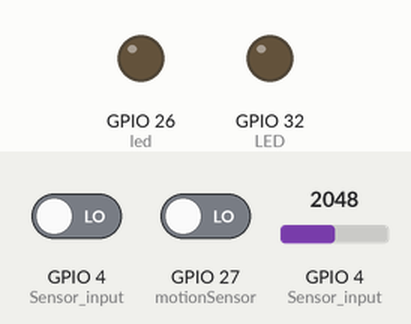
The program below on a simulated ESP32. Parts: output pins drawn as LEDs (lit = HIGH). Inputs (shaded band) come from the test bench; at power-on: GPIO 27 (motionSensor) LOW, GPIO 4 (Sensor_input) = 2048, GPIO 4 (Sensor_input) LOW. WiFi joins after 1.5 s; servers stay silent unless stated; uploads are accepted with an empty reply; random numbers use the default seed unless the program sets one; no MQTT or app messages arrive unless stated; what the program prints to the serial monitor is not drawn.

Above: at 2.7 s.
2.8 s: GPIO 27 (motionSensor) driven HIGH
At 3.5 s:
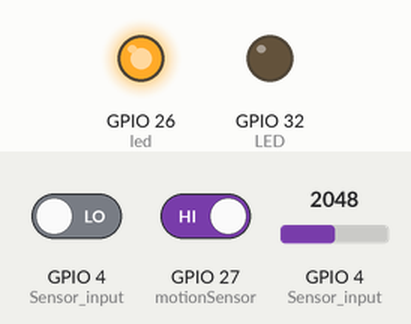
18.7 s: GPIO 4 (Sensor_input) set to 1855
20.8 s: GPIO 4 (Sensor_input) set to 1767
At 22.5 s:
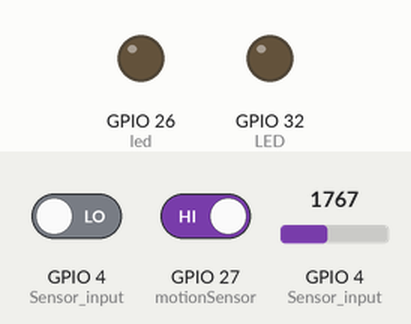
22.9 s: GPIO 4 (Sensor_input) set to 1840
At 24.4 s:
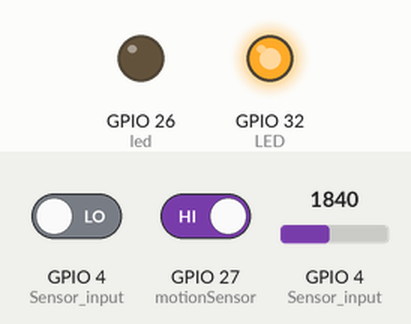
Timing chart, 0 to 25.9 s (numbered marks = the images above; inputs shaded):
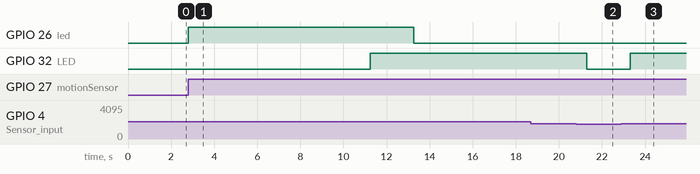

Measured:
- the behaviour switches between 1801 and 1800 on GPIO 4 (Sensor_input) (found by bisection; images 1 and 2)
- after the input at 2.8 s, GPIO 26 (led): LOW → HIGH at once, → LOW 10.5 s later
- after the input at 18.7 s, every drawn part: stays the same
- after the input at 20.8 s, GPIO 32 (LED): HIGH → LOW after 0.50 s
- after the input at 22.9 s, GPIO 32 (LED): LOW → HIGH after 0.41 s

The program:

main.cpp
```cpp
#include <Arduino.h>
#include "Colors.h"
#include "SafetySplitter.h"
#include <WiFi.h>
#include <HTTPClient.h>
#include <ArduinoJson.h>
#include <PubSubClient.h>
#include <Wire.h>

String dId = "3030";
String webhook_pass = "L9BpZCfH4x";
String webhook_endpoint = "http://192.168.226.182:3001/api/getdevicecredentials";
const char *mqtt_server = "192.168.226.182";

// PINES DE ESP32
#define timeSeconds 10
int LED = 32;
int Sensor_input = 4;
const int led = 26;
const int motionSensor = 27;
unsigned long now = millis();
unsigned long lastTrigger = 0;
boolean startTimer = false;
boolean motion = false;
const long interval = 1000;

// Credenciales Wi-Fi
const char *wifi_ssid = "OPPO";
const char *wifi_password = "123456789";

// Definiciones de Funciones
bool get_mqtt_credentials();
void check_mqtt_connection();
bool reconnect();
void process_sensors();
void send_data_to_broker();
void callback(char *topic, byte *payload, unsigned int length);
void process_incoming_msg(String topic, String incoming);
void print_stats();
void clear();
void IRAM_ATTR detectsMovement();

// Variables Globales
WiFiClient espclient;
PubSubClient client(espclient);
SafetySplitter splitter;
long varsLastSend[20];
long lastReconnectAttemp = 0;
String last_received_msg = "";
String last_received_topic = "";
int prev_gas = 0;

DynamicJsonDocument mqtt_data_doc(2048);

// Confguración inical de la Placa ESP32
void setup()
{

  Serial.begin(921600);
  pinMode(LED, OUTPUT);
  pinMode(motionSensor, INPUT_PULLUP);
  attachInterrupt(digitalPinToInterrupt(motionSensor), detectsMovement, RISING);
  pinMode(led, OUTPUT);
  digitalWrite(led, LOW);
  clear();

  Serial.print(Cyan + "\n\nConexión WiFi en Proceso" + fontReset);

  WiFi.begin(wifi_ssid, wifi_password);

  int contador = 0;

  while (WiFi.status() != WL_CONNECTED)
  {
    delay(500);
    Serial.print(".");
    contador++;

    if (contador > 10)
    {
      Serial.print(fontReset);
      Serial.print(Red + "\n\nFallo de Conexión WiFi!");
      Serial.println(" -> Reiniciando..." + fontReset);
      delay(2000);
      ESP.restart();
    }
  }

  Serial.print(fontReset);

  // Imprimimos la IP Local
  Serial.println(boldGreen + "\n\nConexión WiFi Exitosa!" + fontReset);
  Serial.print("\nIP Local -> ");
  Serial.print(boldBlue);
  Serial.print(WiFi.localIP());
  Serial.println(fontReset);

  client.setCallback(callback);
}

void loop()
{
  check_mqtt_connection();
}

// FUNCIONES DEL USUARIO (Ejemplos Temperatura | Humedad | LED)
void process_sensors()
{

  delay(2000);
  int nivel_gas = analogRead(Sensor_input);

  // Valor de Temperatura Simulado
  mqtt_data_doc["variables"][0]["last"]["value"] = nivel_gas;

  if (nivel_gas > 1800) {
    digitalWrite (LED, HIGH) ;
  }
  else {
    digitalWrite (LED, LOW) ;
  }

  // ¿Guardar en base de datos?
  int dif_gas = nivel_gas - prev_gas;
  if (dif_gas < 0)
  {
    dif_gas *= -1;
  }

  if (dif_gas >= 0.1)
  {
    mqtt_data_doc["variables"][0]["last"]["save"] = 1;
  }
  else
  {
    mqtt_data_doc["variables"][0]["last"]["save"] = 0;
  }

  prev_gas = nivel_gas;

  now = millis();
  if((digitalRead(led) == HIGH) && (motion == false)) {
    motion = true;
  }
  if(startTimer && (now - lastTrigger > (timeSeconds*1000))) {
    digitalWrite(led, LOW);
    startTimer = false;
    motion = false;
  }

  // Obtener el Valor de LED de Sensor de Movimiento
  mqtt_data_doc["variables"][1]["last"]["value"] = (HIGH == digitalRead(led));

  // Obtener el valor GAS
  mqtt_data_doc["variables"][2]["last"]["value"] = (HIGH == digitalRead(LED));

}

void IRAM_ATTR detectsMovement() {
  digitalWrite(led, HIGH);
  startTimer = true;
  lastTrigger = millis();
}

/*

$$$$$$$\  $$\        $$$$$$\  $$\   $$\ $$$$$$$$\ $$$$$$\ $$\       $$\        $$$$$$\
$$  __$$\ $$ |      $$  __$$\ $$$\  $$ |\__$$  __|\_$$  _|$$ |      $$ |      $$  __$$\
$$ |  $$ |$$ |      $$ /  $$ |$$$$\ $$ |   $$ |     $$ |  $$ |      $$ |      $$ /  $$ |
$$$$$$$  |$$ |      $$$$$$$$ |$$ $$\$$ |   $$ |     $$ |  $$ |      $$ |      $$$$$$$$ |
$$  ____/ $$ |      $$  __$$ |$$ \$$$$ |   $$ |     $$ |  $$ |      $$ |      $$  __$$ |
$$ |      $$ |      $$ |  $$ |$$ |\$$$ |   $$ |     $$ |  $$ |      $$ |      $$ |  $$ |
$$ |      $$$$$$$$\ $$ |  $$ |$$ | \$$ |   $$ |   $$$$$$\ $$$$$$$$\ $$$$$$$$\ $$ |  $$ |
\__|      \________|\__|  \__|\__|  \__|   \__|   \______|\________|\________|\__|  \__|

IMPORTANTE: No se recomienda editar esta parte
Developer: DiegoK36

*/

// Función 2 para Procesar Mensajes Entrantes
void process_incoming_msg(String topic, String incoming){

  last_received_topic = topic;
  last_received_msg = incoming;

  String variable = splitter.split(topic, '/', 2);

  for (int i = 0; i < mqtt_data_doc["variables"].size(); i++ ){

    if (mqtt_data_doc["variables"][i]["variable"] == variable){

      DynamicJsonDocument doc(256);
      deserializeJson(doc, incoming);
      mqtt_data_doc["variables"][i]["last"] = doc;

      // Estadísticas
      long counter = mqtt_data_doc["variables"][i]["counter"];
      counter++;
      mqtt_data_doc["variables"][i]["counter"] = counter;

    }

  }

}

// Función 1 para Procesar Mensajes Entrantes
void callback(char *topic, byte *payload, unsigned int length)
{

  String incoming = "";

  for (int i = 0; i < length; i++)
  {
    incoming += (char)payload[i];
  }

  incoming.trim();

  process_incoming_msg(String(topic), incoming);

}

// Envío de Datos al Broker MQTX
void send_data_to_broker()
{

  long now = millis();

  for (int i = 0; i < mqtt_data_doc["variables"].size(); i++)
  {

    if (mqtt_data_doc["variables"][i]["variableType"] == "output")
    {
      continue;
    }

    int freq = mqtt_data_doc["variables"][i]["variableSendFreq"];

    if (now - varsLastSend[i] > freq * 1000)
    {
      varsLastSend[i] = millis();

      String str_root_topic = mqtt_data_doc["topic"];
      String str_variable = mqtt_data_doc["variables"][i]["variable"];
      String topic = str_root_topic + str_variable + "/sdata";

      String toSend = "";

      serializeJson(mqtt_data_doc["variables"][i]["last"], toSend);

      client.publish(topic.c_str(), toSend.c_str());

      // Estadísticas
      long counter = mqtt_data_doc["variables"][i]["counter"];
      counter++;
      mqtt_data_doc["variables"][i]["counter"] = counter;

    }
  }
}

// Reconexión de MQTT
bool reconnect()
{

  if (!get_mqtt_credentials())
  {
    Serial.println(boldRed + "\n\nError al obtener credenciales MQTT \n\n REINICIANDO EN 10 SEGUNDOS");
    Serial.println(fontReset);
    delay(10000);
    ESP.restart();
  }

  // Configurando Servidor MQTT
  client.setServer(mqtt_server, 1883);

  Serial.print(underlinePurple + "\n\n\nProbando Conexión MQTT" + fontReset);

  String str_client_id = "dispositivo_" + dId + "_" + random(1, 9999);
  const char *username = mqtt_data_doc["username"];
  const char *password = mqtt_data_doc["password"];
  String str_topic = mqtt_data_doc["topic"];

  if (client.connect(str_client_id.c_str(), username, password))
  {
    Serial.print(boldGreen + "\n\nCliente MQTT Conectado" + fontReset);
    delay(2000);

    client.subscribe((str_topic + "+/actdata").c_str());
  }
  else
  {
    Serial.print(boldRed + "\n\nConexión Fallida del Cliente MQTT" + fontReset);
    return false;
  }
  return true;
}

// Verificamos la conexión MQTT
void check_mqtt_connection()
{

  if (WiFi.status() != WL_CONNECTED)
  {
    Serial.print(Red + "\n\nFallo de Conexión con el Wifi ");
    Serial.println(" -> Reiniciando..." + fontReset);
    delay(15000);
    ESP.restart();
  }

  if (!client.connected())
  {

    long now = millis();

    if (now - lastReconnectAttemp > 5000)
    {
      lastReconnectAttemp = millis();
      if (reconnect())
      {
        lastReconnectAttemp = 0;
      }
    }
  }
  else
  {
    client.loop();
    process_sensors();
    send_data_to_broker();
    print_stats();
  }
}

// Verifica las Credenciales MQTT
bool get_mqtt_credentials()
{

  Serial.print(underlinePurple + "\n\n\nObteniendo credenciales MQTT del WebHook" + fontReset);
  delay(1000);

  String toSend = "dId=" + dId + "&password=" + webhook_pass;

  HTTPClient http;
  http.begin(webhook_endpoint);
  http.addHeader("Content-Type", "application/x-www-form-urlencoded");

  int response_code = http.POST(toSend);

  if (response_code < 0)
  {
    Serial.print(boldRed + "\n\nError enviando la petición POST " + fontReset);
    http.end();
    return false;
  }

  if (response_code != 200)
  {
    Serial.print(boldRed + "\n\nError en la respuesta de la peticón - Error -> " + fontReset + " " + response_code);
    http.end();
    return false;
  }

  if (response_code == 200)
  {
    String responseBody = http.getString();

    Serial.print(boldGreen + "\n\nCredenciales MQTT Obtenidas con Éxito " + fontReset);

    deserializeJson(mqtt_data_doc, responseBody);
    http.end();
    delay(1000);
  }

  return true;
}

// Limpia la Terminal
void clear()
{
  Serial.write(27);
  Serial.print("[2J");
  Serial.write(27);
  Serial.print("[H");
}

long lastStats = 0;

// Imprimir Variables (Visual)
void print_stats()
{
  long now = millis();

  if (now - lastStats > 2000)
  {
    lastStats = millis();
    clear();

    Serial.print("\n");
    Serial.print(Purple + "\n╔════════════════════════════════════════════╗" + fontReset);
    Serial.print(Purple + "\n║                 SYSTEM STATS               ║" + fontReset);
    Serial.print(Purple + "\n╚════════════════════════════════════════════╝" + fontReset);
    Serial.print("\n\n");
    Serial.print("\n\n");

    Serial.print(boldCyan + "#" + " \t Nombre" + " \t\t Variable" + " \t\t Tipo" + " \t\t Contador" + " \t\t Última Variable" + fontReset + "\n\n");

    for (int i = 0; i < mqtt_data_doc["variables"].size(); i++)
    {

      String variableFullName = mqtt_data_doc["variables"][i]["variableFullName"];
      String variable = mqtt_data_doc["variables"][i]["variable"];
      String variableType = mqtt_data_doc["variables"][i]["variableType"];
      String lastMsg = mqtt_data_doc["variables"][i]["last"];
      long counter = mqtt_data_doc["variables"][i]["counter"];

      Serial.println(String(i) + " \t " + variableFullName.substring(0,5) + " \t\t " + variable.substring(0,10) + " \t " + variableType.substring(0,5) + " \t\t " + String(counter).substring(0,10) + " \t\t " + lastMsg);
    }

    Serial.print(boldGreen + "\n\n RAM Libre -> " + fontReset + ESP.getFreeHeap() + " Bytes");

    Serial.print(boldGreen + "\n\n Último Mensaje Entrante -> " + fontReset + last_received_msg);
    Serial.print(boldGreen + "\n\n Nivel Gas ->" + digitalRead(Sensor_input));
  }
}
```

Colors.h
```cpp
#ifndef COLORS_H
#define COLORS_H

//RESET
String fontReset = "\e[0m";

//COLORS - REGULAR
String Black = "\e[0;30m";
String Red = "\e[0;31m";
String Green = "\e[0;32m";
String Yellow = "\e[0;33m";
String Blue = "\e[0;34m";
String Purple = "\e[0;35m";
String Cyan = "\e[0;36m";
String White = "\e[0;37m";

//COLORS - BOLD
String boldBlack = "\e[1;30m";
String boldRed = "\e[1;31m";
String boldGreen = "\e[1;32m";
String boldYellow = "\e[1;33m";
String boldBlue = "\e[1;34m";
String boldPurple = "\e[1;35m";
String boldCyan = "\e[1;36m";
String boldWhite = "\e[1;37m";

//COLORS - UNDERLINED
String underlineBlack = "\e[4;30m";
String underlineRed = "\e[4;31m";
String underlineGreen = "\e[4;32m";
String underlineYellow = "\e[4;33m";
String underlineBlue = "\e[4;34m";
String underlinePurple = "\e[4;35m";
String underlineCyan = "\e[4;36m";
String underlineWhite = "\e[4;37m";

//BACKGROUND -
String backgroundBlack = "\e[40;30m";
String backgroundRed = "\e[41;31m";
String backgroundGreen = "\e[42;32m";
String backgroundYellow = "\e[43;33m";
String backgroundBlue = "\e[44;34m";
String backgroundPurple = "\e[45;35m";
String backgroundCyan = "\e[46;36m";
String backgroundWhite = "\e[47;37m";

#endif
```
